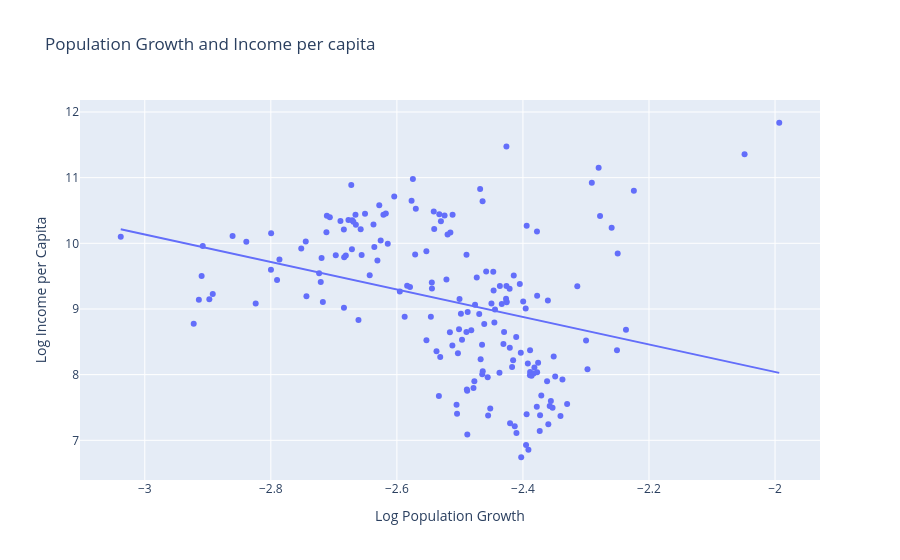

Notebook code for this chart:
### Code cell
px.scatter(
    df_avg,
    x = 'log_ngd',
    y = 'log_y',
    hover_name = 'Country',
    trendline = 'ols',
    title = 'Population Growth and Income per capita',
    labels={
        'log_ngd': 'Log Population Growth',
        'log_y': 'Log Income per Capita'
    }
)

### Figure 1 — Plotly figure (JSON) as saved in the notebook; plotly's stock layout.template omitted (floating-point values rounded to 4 significant figures; data arrays with more than 128 entries replaced by an {"elided": "..."} marker saying what was removed)
{"data": [{"hovertemplate": "<b>%{hovertext}</b><br><br>Log Population Growth=%{x}<br>Log Income per Capita=%{y}<extra></extra>", "hovertext": {"elided": "180 str values"}, "legendgroup": "", "marker": {"color": "#636efa", "symbol": "circle"}, "mode": "markers", "name": "", "orientation": "v", "showlegend": false, "type": "scatter", "x": {"elided": "180 float values"}, "xaxis": "x", "y": {"elided": "180 float values"}, "yaxis": "y"}, {"hovertemplate": "<b>OLS trendline</b><br>log_y = -2.09382 * log_ngd + 3.85335<br>R<sup>2</sup>=0.099224<br><br>Log Population Growth=%{x}<br>Log Income per Capita=%{y} <b>(trend)</b><extra></extra>", "legendgroup": "", "marker": {"color": "#636efa", "symbol": "circle"}, "mode": "lines", "name": "", "showlegend": false, "type": "scatter", "x": {"elided": "180 float values"}, "xaxis": "x", "y": {"elided": "180 float values"}, "yaxis": "y"}], "layout": {"legend": {"tracegroupgap": 0}, "title": {"text": "Population Growth and Income per capita"}, "xaxis": {"anchor": "y", "domain": [0, 1], "title": {"text": "Log Population Growth"}}, "yaxis": {"anchor": "x", "domain": [0, 1], "title": {"text": "Log Income per Capita"}}}}
